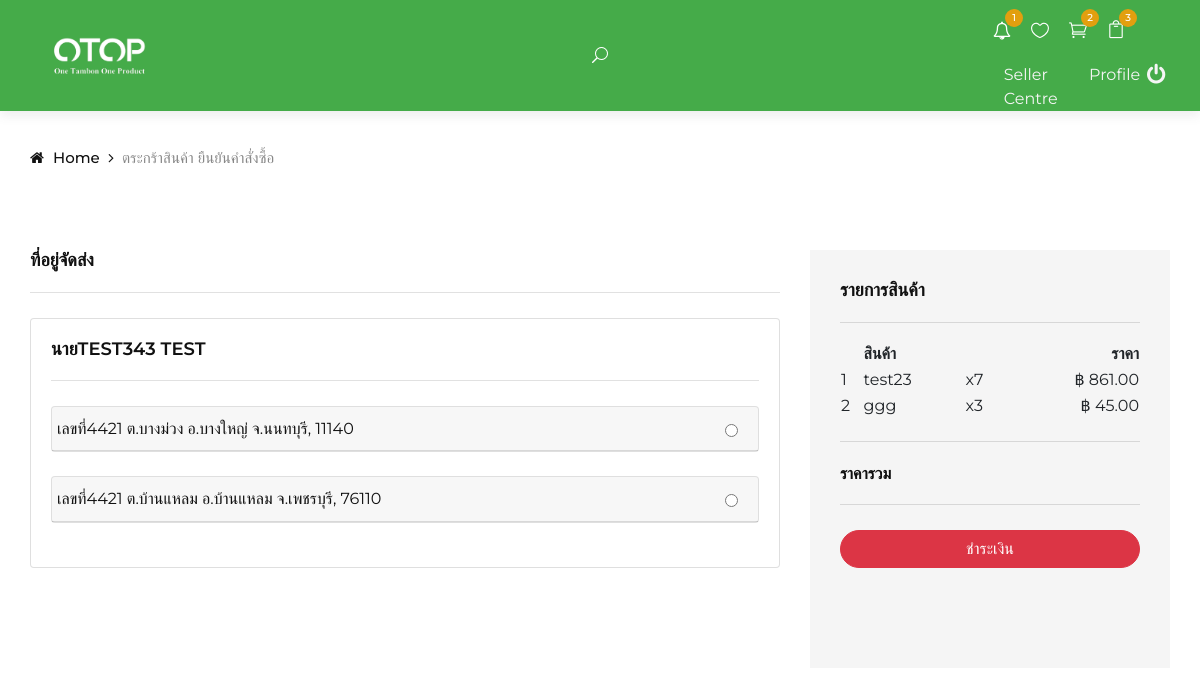
/views/Customer/checkout/checkout.php (signed in), run on an earlier commit of the app's database.
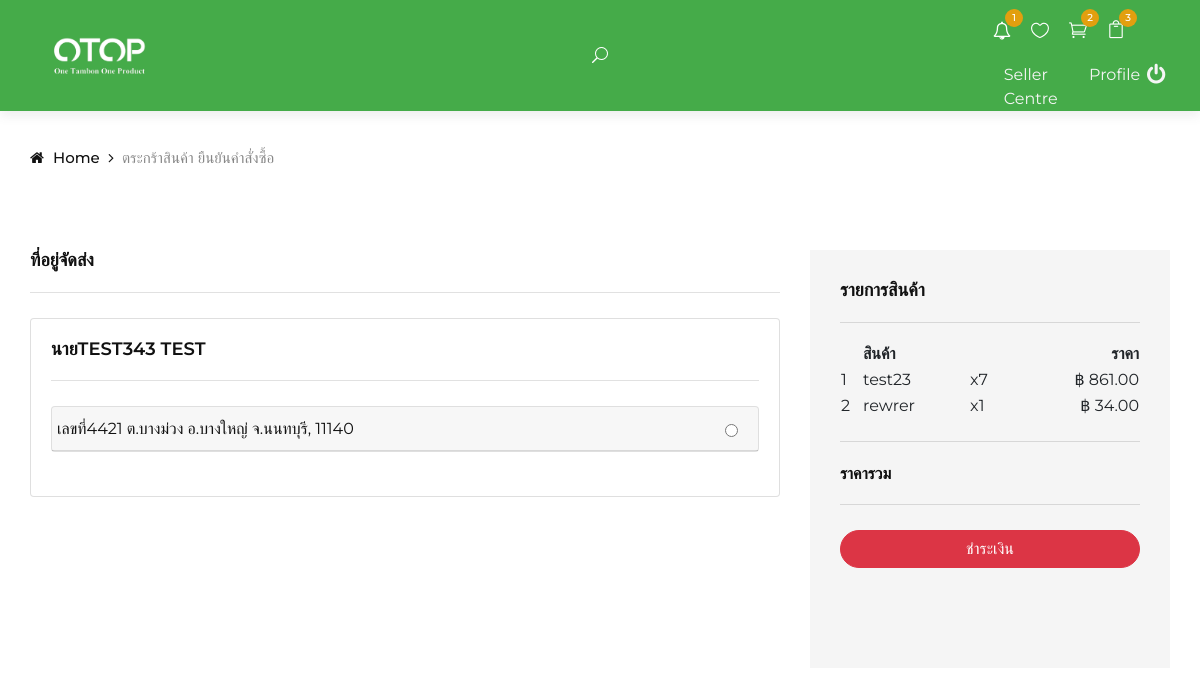
And on a later commit of the database.
### tables this page shows
CREATE TABLE `shopping_cart` (
  `scid` int(11) NOT NULL,
  `uid` int(11) NOT NULL,
  `product_id` int(11) NOT NULL,
  `quantity` int(11) NOT NULL,
  `feature` int(11) DEFAULT NULL
);

CREATE TABLE `product` (
  `product_id` int(11) NOT NULL,
  `product_number` varchar(20) NOT NULL,
  `product_name` varchar(255) NOT NULL,
  `product_description` text NOT NULL,
  `product_specification` text NOT NULL,
  `product_type` int(11) NOT NULL,
  `price` double NOT NULL,
  `shipping_cost` double NOT NULL,
  `stock` int(11) NOT NULL,
  `shop_id` int(11) NOT NULL,
  `delivery_type` int(11) NOT NULL,
  `profile_product` varchar(90) DEFAULT NULL,
  `picture` varchar(90) DEFAULT NULL,
  `qrcode` varchar(50) DEFAULT NULL,
  `modify` int(11) DEFAULT NULL
);

### dbConnect.php (called while the page is built, shortened)
<?php
function connectDB()
{
    $servername = "localhost";
    $username = "root";
    $password = "";
    try {
        $conn = new PDO("mysql:host=$servername;dbname=otop_shop;charset=utf8", $username, $password);
        $conn->setAttribute(PDO::ATTR_ERRMODE, PDO::ERRMODE_EXCEPTION);
        return $conn;
    } catch (PDOException $e) {
        return "Connection failed: " . $e->getMessage();
    }
}
function selectData($str)
{
    $myConDB = connectDB();
    try {
        $stmt = $myConDB->prepare($str);
        $stmt->execute();
        $num = 0;
        while ($result = $stmt->fetch(PDO::FETCH_ASSOC)) {
            $num++;
            foreach ($result as $key => $value) {
                $data[$num][$key] = $value;
            }
        }
        $data[0]['numrow'] = $num;
        return $data;
    } catch (PDOException $e) {
        $conn = null;
        return "Error: " . $e->getMessage();
    }
}
?>

### query/query.php (called while the page is built, shortened)
<?php
include_once("../../../dbConnect.php");
function getAddressUser($uid)
{
    $sql = "SELECT * FROM `delivery_address`
                    INNER JOIN `user-title` ON `delivery_address`.`title` = `user-title`.`id`
                    INNER JOIN `subdistricts` ON `delivery_address`.`subdistrict` = `subdistricts`.`id`
                    INNER JOIN `districts` ON `subdistricts`.`district_id` = `districts`.`id`
                    INNER JOIN `provinces` ON `districts`.`province_id` = `provinces`.`id`
                    WHERE `delivery_address`.`uid` = $uid";
    $DATA = selectData($sql);
    return $DATA;
}
function getShopingCart($uid)
{
    $sql = "SELECT * FROM `shopping_cart`
                    INNER JOIN `product` ON `shopping_cart`.`product_id` = `product`.`product_id`
            WHERE `uid` = '$uid'";
    $DATA = selectData($sql);
    return $DATA;
}

### views/Customer/checkout/checkout.php (the view, shortened to what the changed rows need)
<!DOCTYPE html>
<html lang="en">
<?php
include_once("../../../query/query.php");
if (isset($_SESSION[md5('typeid')]) && isset($_SESSION[md5('username')]) && isset($_SESSION[md5('user')])) {
    $USER = $_SESSION[md5('user')];
    $uid = $USER[1]["uid"];
    $ADDRESS_DELIVERTY = getAddressUser($uid);
    $SHOPING_CART = getShopingCart($uid);
}
?>
<head>
    <link rel="stylesheet" href="checkout.css">
</head>
<body>
    <section class="checkout spad">
        <div class="container">
            <form action="manage.php" class="checkout__form" method="post" enctype="multipart/form-data" id="form-checkout" name="form-checkout" role="form">
                <div class="row">
                    <div class="col-lg-8">
                        <div class="row">
                            <div class="col-lg-12 col-md-12 col-sm-12">
                                <div class="card mb-3">
                                    <div class="card-body">
                                        <?php
                                        for ($i = 1; $i < count($ADDRESS_DELIVERTY); $i++) {
                                        ?>
                                            <div class="card mb-4">
                                                <div class="card-header card-bg font-weight-bold" style="color:<?= $color ?>;">
                                                    <div class="row">
                                                        <h6 class="card-text"><?php
                                                                                if ($ADDRESS_DELIVERTY[$i]["provinces_name_in_thai"] == "กรุงเทพมหานคร") {
                                                                                    echo "เลขที่ " . $ADDRESS_DELIVERTY[$i]["address"] .
                                                                                        " แขวง" . $ADDRESS_DELIVERTY[$i]["subdistricts_name_in_thai"] .
                                                                                        " " . $ADDRESS_DELIVERTY[$i]["districts_name_in_thai"] .
                                                                                        " " . $ADDRESS_DELIVERTY[$i]["provinces_name_in_thai"] .
                                                                                        ", " . $ADDRESS_DELIVERTY[$i]["zip_code"];
                                                                                } else {
                                                                                    echo "เลขที่" . $ADDRESS_DELIVERTY[$i]["address"] .
                                                                                        " ต." . $ADDRESS_DELIVERTY[$i]["subdistricts_name_in_thai"] .
                                                                                        " อ." . $ADDRESS_DELIVERTY[$i]["districts_name_in_thai"] .
                                                                                        " จ." . $ADDRESS_DELIVERTY[$i]["provinces_name_in_thai"] .
                                                                                        ", " . $ADDRESS_DELIVERTY[$i]["zip_code"];
                                                                                }
                                                                                ?>
                                                        </h6>
                                                        <div class="col-md d-flex justify-content-end">
                                                            <input type="radio" name="selected_address" id="selected_address" value="<?php echo $ADDRESS_DELIVERTY[$i]["daid"] ?>" class="form-check-input" title='เลือกที่อยู่จัดส่ง' required />
                                                        </div>
                                                    </div>
                                                </div>
                                            </div>
                                        <?php
                                        }
                                        ?>
                                    </div>
                                </div>
                            </div>
                        </div>
                    </div>
                    <div class="col-lg-4">
                        <div class="checkout__order" style="padding-bottom: 100px; ">
                            <div class="checkout__order__product">
                                <table style="width: 100%;">
                                    <thead>
                                        <tr>
                                            <th style="text-align: center;"></th>
                                            <th style="text-align: left;">สินค้า</th>
                                            <th style="text-align: center;"></th>
                                            <th style="text-align: right;">ราคา</th>
                                        </tr>
                                    </thead>
                                    <tbody>
                                        <?php
                                        for ($i = 1; $i < count($SHOPING_CART); $i++) {
                                        ?>
                                            <tr>
                                                <td style="text-align: left;"><?php echo  $i; ?></td>
                                                <td style="text-align: left;"><?php echo  $SHOPING_CART[$i]["product_name"]; ?></td>
                                                <td style="text-align: left;"><?php echo  "x" . $SHOPING_CART[$i]["quantity"]; ?></td>
                                                <td style="text-align: right;"><?php echo  "฿ " . number_format($SHOPING_CART[$i]["price"] * $SHOPING_CART[$i]["quantity"], 2); ?></td>
                                            </tr>
                                        <?php
                                        }
                                        ?>
                                    </tbody>
                                </table>
                            </div>
                        </div>
                    </div>
                </div>
            </form>
        </div>
    </section>
</body>
</html>

What changed in the data, as far as the page shows it:
changed shopping_cart: product.product_name "ggg" → "rewrer"; quantity "3" → "1"; $SHOPING_CART[$i]["price"] * $SHOPING_CART[$i]["quantity"] "45.00" → "34.00"
Also different on the page:
list line gone: "เลขที่ 4421 ต. บ้านแหลม อ. บ้านแหลม จ. เพชรบุรี , 76110 ☐"
